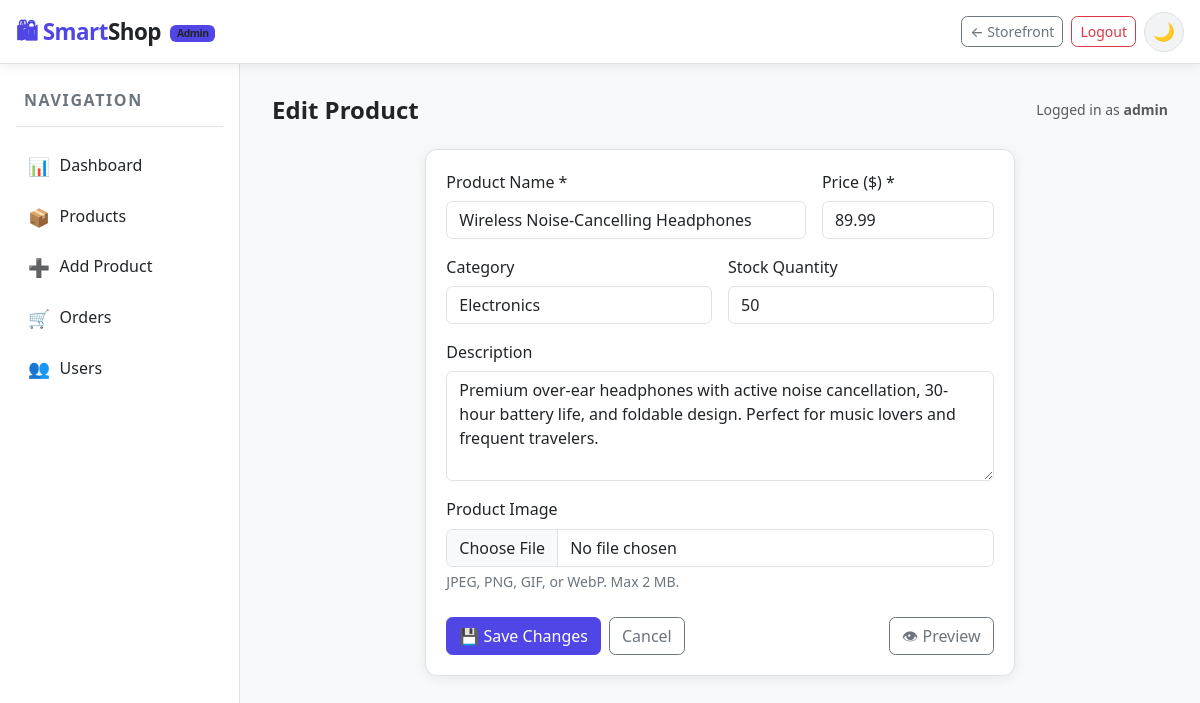
Page /admin/edit_product.php?id=1 (signed in) on the committed database.
### tables this page shows
CREATE TABLE IF NOT EXISTS `products` (
  `id` INT AUTO_INCREMENT PRIMARY KEY COMMENT 'Unique product ID',
  `name` VARCHAR(255) NOT NULL COMMENT 'Product name',
  `category` VARCHAR(100) NOT NULL COMMENT 'Product category',
  `price` DECIMAL(10, 2) NOT NULL COMMENT 'Product price',
  `image` VARCHAR(255) DEFAULT NULL COMMENT 'Product image filename',
  `description` LONGTEXT DEFAULT NULL COMMENT 'Product detailed description',
  `stock` INT NOT NULL DEFAULT 0 COMMENT 'Stock quantity',
  `status` ENUM('active', 'inactive') NOT NULL DEFAULT 'active' COMMENT 'Product status',
  `created_at` TIMESTAMP DEFAULT CURRENT_TIMESTAMP COMMENT 'Product creation date',
  `updated_at` TIMESTAMP DEFAULT CURRENT_TIMESTAMP ON UPDATE CURRENT_TIMESTAMP COMMENT 'Last update date',
  
   
  INDEX `idx_category` (`category`),
  INDEX `idx_status` (`status`),
  FULLTEXT INDEX `ft_search` (`name`, `description`)
  
);

### config/config.php (called while the page is built, shortened)
<?php
try {
    $dsn = sprintf('mysql:host=%s;dbname=%s;charset=%s', DB_HOST, DB_NAME, DB_CHARSET);
    $pdo = new PDO($dsn, DB_USER, DB_PASS, [
        PDO::ATTR_ERRMODE            => PDO::ERRMODE_EXCEPTION,
        PDO::ATTR_DEFAULT_FETCH_MODE => PDO::FETCH_ASSOC,
        PDO::ATTR_EMULATE_PREPARES   => false,
    ]);
} catch (PDOException $e) {
    http_response_code(500);
    error_log('DB connection failed: ' . $e->getMessage());
    die('<div style="font-family:sans-serif;padding:2rem;color:#991b1b">
           <h2>Database connection failed</h2>
           <p>Please check your configuration in <code>config/config.php</code> and ensure MySQL is running.</p>
         </div>');
}
function db_query(string $sql, array $params = []): PDOStatement
{
    global $pdo;
    $stmt = $pdo->prepare($sql);
    $stmt->execute($params);
    return $stmt;
}

### admin/edit_product.php (the view, shortened to what this page needs)
<?php
$id = (int)($_GET['id'] ?? 0);
$p  = $id ? db_query('SELECT * FROM products WHERE id = ? LIMIT 1', [$id])->fetch() : null;
require_once __DIR__ . '/../includes/admin_layout.php';
?>
<div class="row justify-content-center">
<div class="col-lg-8">
<div class="card">
    <div class="card-body">
        <form method="post" enctype="multipart/form-data" novalidate>
            <div class="row g-3">
                <div class="col-md-8">
                    <label class="form-label">Product Name *</label>
                    <input name="name" class="form-control"
                           value="<?php echo htmlspecialchars($p['name']); ?>" required>
                </div>
                <div class="col-md-4">
                    <label class="form-label">Price ($) *</label>
                    <input name="price" type="number" step="0.01" min="0.01"
                           class="form-control"
                           value="<?php echo htmlspecialchars($p['price']); ?>" required>
                </div>
                <div class="col-md-6">
                    <label class="form-label">Category</label>
                    <input name="category" class="form-control"
                           list="categoryList"
                           value="<?php echo htmlspecialchars($p['category'] ?? ''); ?>">
                </div>
                <div class="col-md-6">
                    <label class="form-label">Stock Quantity</label>
                    <input name="stock" type="number" min="0"
                           class="form-control"
                           value="<?php echo (int)$p['stock']; ?>">
                </div>
                <div class="col-12">
                    <label class="form-label">Description</label>
                    <textarea name="description" class="form-control" rows="4"><?php echo htmlspecialchars($p['description'] ?? ''); ?></textarea>
                </div>
                <div class="col-12">
                    <label class="form-label">Product Image</label>
                    <input name="image" type="file" accept="image/*"
                           class="form-control"
                           onchange="previewImage(this,'imgPreview')">
                    <div class="form-text">JPEG, PNG, GIF, or WebP. Max 2 MB.</div>
                </div>
            </div>
            <div class="d-flex gap-2 mt-4">
                <button type="submit" class="btn btn-primary">
                    💾 Save Changes
                </button>
                <a href="<?php echo BASE_URL; ?>/admin/products.php"
                   class="btn btn-outline-secondary">Cancel</a>
                <a href="<?php echo BASE_URL; ?>/product.php?id=<?php echo (int)$id; ?>"
                   target="_blank" class="btn btn-outline-secondary ms-auto">
                    👁 Preview
                </a>
            </div>
        </form>
    </div>
</div>
</div>
</div>
<?php require_once __DIR__ . '/../includes/admin_footer.php'; ?>

### css/styles.css (style rules this page uses)
:root { --bg: #f8f9fa; --surface: #ffffff; --surface-2: #f1f3f5; --border: #dee2e6; --text: #212529; --text-muted: #6c757d; --primary: #4f46e5; --primary-h: #4338ca; --success: #10b981; --danger: #ef4444; --warning: #f59e0b; --shadow: 0 2px 12px rgba(0,0,0,.08); --shadow-lg: 0 8px 32px rgba(0,0,0,.12); --radius: .75rem; --radius-sm: .4rem; --transition: .2s ease; --navbar-h: 64px; }
*, *::before, *::after { box-sizing: border-box; }
html { scroll-behavior: smooth; }
body { background: var(--bg); color: var(--text); font-family: 'Segoe UI', system-ui, -apple-system, sans-serif; font-size: 1rem; line-height: 1.6; transition: background var(--transition), color var(--transition); padding-top: var(--navbar-h); }
a { color: var(--primary); text-decoration: none; }
.card { background: var(--surface); border: 1px solid var(--border); border-radius: var(--radius); box-shadow: var(--shadow); transition: box-shadow var(--transition), transform var(--transition), background var(--transition); }
.card-body { padding: 1.25rem; }
.btn { border-radius: var(--radius-sm); font-weight: 500; transition: all var(--transition); }
.btn-primary { background: var(--primary); border-color: var(--primary); color: #fff; }
.form-control, .form-select { background: var(--surface); border: 1px solid var(--border); color: var(--text); border-radius: var(--radius-sm); transition: border-color var(--transition), box-shadow var(--transition), background var(--transition); }
.form-label { font-weight: 500; color: var(--text); margin-bottom: .35rem; }
.form-text { color: var(--text-muted); }

### rows in the picture
products: name "Wireless Noise-Cancelling Headphones", price "89.99", category "Electronics", stock "50", description "Premium over-ear headphones with active noise cancellation, 30-hour battery life, and foldable design. Perfect for music lovers and frequent travelers."

### other values in the picture
$item['icon'] "📊"
$item['label'] "Dashboard"
$item['icon'] "📦"
$item['label'] "Products"
$item['icon'] "➕"
$item['label'] "Add Product"
$item['icon'] "🛒"
$item['label'] "Orders"
$item['icon'] "👥"
$item['label'] "Users"
$pageTitle "Edit Product"
$_SESSION['user']['username'] "admin"
